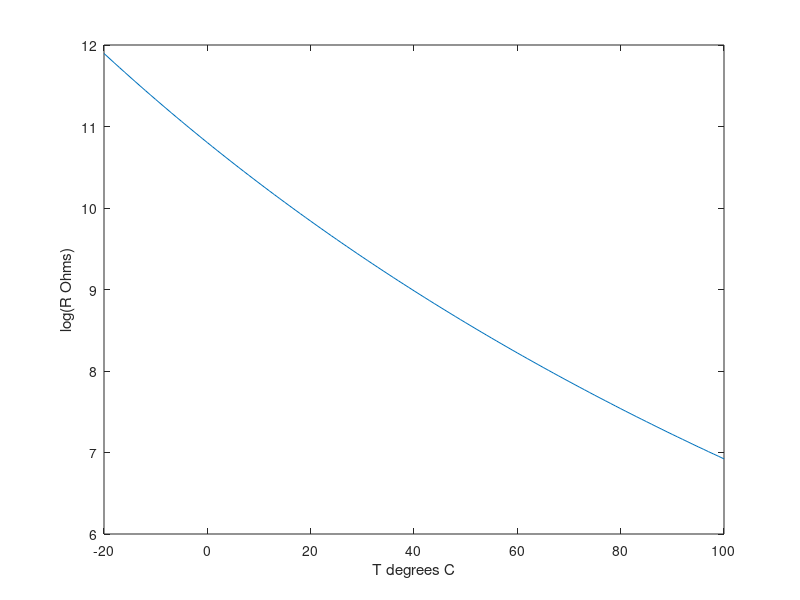

This chart was generated by the following MATLAB code: (Note: this script raises an error after producing the figure.)
clc
close all

% Author: Luke Denn
% Goal: create a temperature-resistance curve for
% for the thermistor in the TD-720 Controller

R = [146735
138447
130677
123390
116554
110138
104113
98454
93137
88138
83438
79016
74855
70938
67249
63773
60498
57410
54498
51750
49157
46709
44397
42213
40150
38199
36354
34608
32957
31394
29914
28512
27183
25925
24731
23600
22526
21508
20541
19623
18751
17923
17136
16388
15676
15000
14356
13744
13161
12606
12078
11574
11095
10637
10202
9786
9389
9011
8650
8306
7976
7662
7362
7075
6801
6539
6289
6049
5820
5600
5391
5190
4997
4813
4637
4467
4305
4150
4001
3858
3721
3590
3464
3343
3227
3115
3008
2905
2806
2711
2620
2532
2448
2367
2288
2213
2141
2072
2005
1940
1878
1818
1761
1705
1652
1601
1551
1503
1457
1412
1369
1328
1288
1250
1212
1176
1142
1108
1076
1045
1014];

T = -20:100;
T = T';

plot(T,log(R)); hold on
ylabel('log(R Ohms)')
xlabel('T degrees C')


%% Linear Fit
f = fit(T,log(R),'poly1')
plot(f)
set(gca,'YScale','log')
title('-20 to 100 degrees celcius')


%% 25-50 degrees celcius
%index = 46:71; for 25 degrees celcius to 50 degrees celcius
% in T and R arrays
% should be more accurate for our needs
figure(2)
ylabel('log(R Ohms)')
xlabel('T degrees C')
hold on; set(gca,'YScale','log')
plot(T(46:71),log(R(46:71)));
f2 = fit(T(46:71),log(R(46:71)),'poly1')
plot(f2)
title('25 to 50 degrees celcius')
